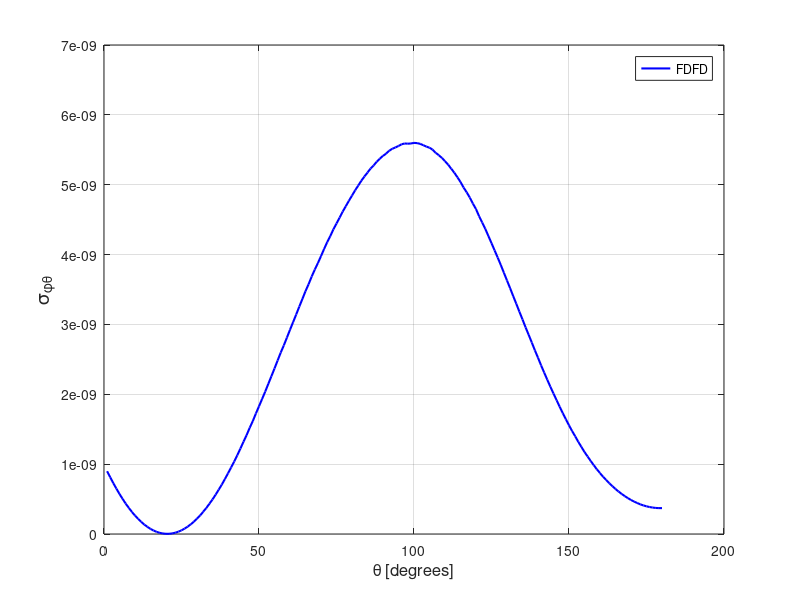

This chart was generated by the following MATLAB code:
spt = [ 
    1  0.89855556E-09
    2  0.81224022E-09
    3  0.72808115E-09
    4  0.64904171E-09
    5  0.57279242E-09
    6  0.50248278E-09
    7  0.43502874E-09
    8  0.37394440E-09
    9  0.31615510E-09
   10  0.26438238E-09
   11  0.21623127E-09
   12  0.17371835E-09
   13  0.13502283E-09
   14  0.10226229E-09
   15  0.72910449E-10
   16  0.49442096E-10
   17  0.30390225E-10
   18  0.16241760E-10
   19  0.69900435E-11
   20  0.27059535E-11
   21  0.29558751E-11
   22  0.83236794E-11
   23  0.18408631E-10
   24  0.33040942E-10
   25  0.52715408E-10
   26  0.77240624E-10
   27  0.10512757E-09
   28  0.13936584E-09
   29  0.17697353E-09
   30  0.21976998E-09
   31  0.26525052E-09
   32  0.31850350E-09
   33  0.37187325E-09
   34  0.43233273E-09
   35  0.49484888E-09
   36  0.56214022E-09
   37  0.63405409E-09
   38  0.70683809E-09
   39  0.78659668E-09
   40  0.86813934E-09
   41  0.95236075E-09
   42  0.10374658E-08
   43  0.11277789E-08
   44  0.12230276E-08
   45  0.13207494E-08
   46  0.14153522E-08
   47  0.15202410E-08
   48  0.16164582E-08
   49  0.17251455E-08
   50  0.18281584E-08
   51  0.19328519E-08
   52  0.20379731E-08
   53  0.21488431E-08
   54  0.22587130E-08
   55  0.23694597E-08
   56  0.24829443E-08
   57  0.25961209E-08
   58  0.26995290E-08
   59  0.28107532E-08
   60  0.29236895E-08
   61  0.30327441E-08
   62  0.31426954E-08
   63  0.32554937E-08
   64  0.33648972E-08
   65  0.34762939E-08
   66  0.35760219E-08
   67  0.36857752E-08
   68  0.37852730E-08
   69  0.38781462E-08
   70  0.39775951E-08
   71  0.40804573E-08
   72  0.41776818E-08
   73  0.42651780E-08
   74  0.43617399E-08
   75  0.44444821E-08
   76  0.45284057E-08
   77  0.46150546E-08
   78  0.46919841E-08
   79  0.47702748E-08
   80  0.48444058E-08
   81  0.49191184E-08
   82  0.49871769E-08
   83  0.50559108E-08
   84  0.51172186E-08
   85  0.51735989E-08
   86  0.52326170E-08
   87  0.52765512E-08
   88  0.53295826E-08
   89  0.53732574E-08
   90  0.54135234E-08
   91  0.54446114E-08
   92  0.54865890E-08
   93  0.55144076E-08
   94  0.55333991E-08
   95  0.55545217E-08
   96  0.55789431E-08
   97  0.55902167E-08
   98  0.55873026E-08
   99  0.55901266E-08
  100  0.55987681E-08
  101  0.55955089E-08
  102  0.55850178E-08
  103  0.55656999E-08
  104  0.55454281E-08
  105  0.55297078E-08
  106  0.55018554E-08
  107  0.54561289E-08
  108  0.54225455E-08
  109  0.53843472E-08
  110  0.53373626E-08
  111  0.52878382E-08
  112  0.52297873E-08
  113  0.51722542E-08
  114  0.51072120E-08
  115  0.50390945E-08
  116  0.49592459E-08
  117  0.48913420E-08
  118  0.48160405E-08
  119  0.47296718E-08
  120  0.46512043E-08
  121  0.45485278E-08
  122  0.44585908E-08
  123  0.43674508E-08
  124  0.42653721E-08
  125  0.41636739E-08
  126  0.40599861E-08
  127  0.39569539E-08
  128  0.38508494E-08
  129  0.37395198E-08
  130  0.36288812E-08
  131  0.35191361E-08
  132  0.34055132E-08
  133  0.32949954E-08
  134  0.31817620E-08
  135  0.30714855E-08
  136  0.29575449E-08
  137  0.28502276E-08
  138  0.27407685E-08
  139  0.26288962E-08
  140  0.25236495E-08
  141  0.24133702E-08
  142  0.23099667E-08
  143  0.22073883E-08
  144  0.21070961E-08
  145  0.20103124E-08
  146  0.19153714E-08
  147  0.18210178E-08
  148  0.17292867E-08
  149  0.16420024E-08
  150  0.15559223E-08
  151  0.14741087E-08
  152  0.13983106E-08
  153  0.13189998E-08
  154  0.12465328E-08
  155  0.11735618E-08
  156  0.11098009E-08
  157  0.10448414E-08
  158  0.98432462E-09
  159  0.92510061E-09
  160  0.87215923E-09
  161  0.81918727E-09
  162  0.77207191E-09
  163  0.72644907E-09
  164  0.68358080E-09
  165  0.64480138E-09
  166  0.60742023E-09
  167  0.57315769E-09
  168  0.54184851E-09
  169  0.51297905E-09
  170  0.48720605E-09
  171  0.46375659E-09
  172  0.44390083E-09
  173  0.42445045E-09
  174  0.40927681E-09
  175  0.39611128E-09
  176  0.38607309E-09
  177  0.37831027E-09
  178  0.37289125E-09
  179  0.37073139E-09
  180  0.37044029E-09
  181  0.37413156E-09
  182  0.37925904E-09
  183  0.38860740E-09
  184  0.39974524E-09
  185  0.41442744E-09
  186  0.43297174E-09
  187  0.45281379E-09
  188  0.47868198E-09
  189  0.50581350E-09
  190  0.53820487E-09
  191  0.57312405E-09
  192  0.61280914E-09
  193  0.65703570E-09
  194  0.70388240E-09
  195  0.75757650E-09
  196  0.81410478E-09
  197  0.87687879E-09
  198  0.94228392E-09
  199  0.10141848E-08
  200  0.10909590E-08
  201  0.11736423E-08
  202  0.12603385E-08
  203  0.13536250E-08
  204  0.14535918E-08
  205  0.15559347E-08
  206  0.16676451E-08
  207  0.17803943E-08
  208  0.19058519E-08
  209  0.20330093E-08
  210  0.21643023E-08
  211  0.23054105E-08
  212  0.24466213E-08
  213  0.25957507E-08
  214  0.27506746E-08
  215  0.29108349E-08
  216  0.30774423E-08
  217  0.32466376E-08
  218  0.34243433E-08
  219  0.36005019E-08
  220  0.37851087E-08
  221  0.39701900E-08
  222  0.41542494E-08
  223  0.43530379E-08
  224  0.45426538E-08
  225  0.47463407E-08
  226  0.49392357E-08
  227  0.51415561E-08
  228  0.53405733E-08
  229  0.55489151E-08
  230  0.57382197E-08
  231  0.59485501E-08
  232  0.61522121E-08
  233  0.63523831E-08
  234  0.65489658E-08
  235  0.67379613E-08
  236  0.69363666E-08
  237  0.71206889E-08
  238  0.73108075E-08
  239  0.74929973E-08
  240  0.76859452E-08
  241  0.78571851E-08
  242  0.80332123E-08
  243  0.81982892E-08
  244  0.83492804E-08
  245  0.85125285E-08
  246  0.86641831E-08
  247  0.88086356E-08
  248  0.89573131E-08
  249  0.90766887E-08
  250  0.92153609E-08
  251  0.93309787E-08
  252  0.94457944E-08
  253  0.95617176E-08
  254  0.96610311E-08
  255  0.97628217E-08
  256  0.98603170E-08
  257  0.99420268E-08
  258  0.10024308E-07
  259  0.10092434E-07
  260  0.10155174E-07
  261  0.10223349E-07
  262  0.10270861E-07
  263  0.10334931E-07
  264  0.10368518E-07
  265  0.10423580E-07
  266  0.10454486E-07
  267  0.10481306E-07
  268  0.10502435E-07
  269  0.10537772E-07
  270  0.10558209E-07
  271  0.10557530E-07
  272  0.10565194E-07
  273  0.10563803E-07
  274  0.10563704E-07
  275  0.10556471E-07
  276  0.10556678E-07
  277  0.10523866E-07
  278  0.10511830E-07
  279  0.10500755E-07
  280  0.10467724E-07
  281  0.10432857E-07
  282  0.10417398E-07
  283  0.10384389E-07
  284  0.10329988E-07
  285  0.10294705E-07
  286  0.10244895E-07
  287  0.10209643E-07
  288  0.10158203E-07
  289  0.10103620E-07
  290  0.10025956E-07
  291  0.99827178E-08
  292  0.99226591E-08
  293  0.98612096E-08
  294  0.97659969E-08
  295  0.97013979E-08
  296  0.96161079E-08
  297  0.95486978E-08
  298  0.94506634E-08
  299  0.93700780E-08
  300  0.92809165E-08
  301  0.91890024E-08
  302  0.90780867E-08
  303  0.89921688E-08
  304  0.88866203E-08
  305  0.87712229E-08
  306  0.86658556E-08
  307  0.85501926E-08
  308  0.84214751E-08
  309  0.83077394E-08
  310  0.81832123E-08
  311  0.80562277E-08
  312  0.79262215E-08
  313  0.77969000E-08
  314  0.76535267E-08
  315  0.75232354E-08
  316  0.73864559E-08
  317  0.72372535E-08
  318  0.70915176E-08
  319  0.69437172E-08
  320  0.67923298E-08
  321  0.66437371E-08
  322  0.64836376E-08
  323  0.63261587E-08
  324  0.61705485E-08
  325  0.60077165E-08
  326  0.58493752E-08
  327  0.56949396E-08
  328  0.55289506E-08
  329  0.53702904E-08
  330  0.52049218E-08
  331  0.50457261E-08
  332  0.48788911E-08
  333  0.47129314E-08
  334  0.45495097E-08
  335  0.43895607E-08
  336  0.42301105E-08
  337  0.40607646E-08
  338  0.39050359E-08
  339  0.37433048E-08
  340  0.35891679E-08
  341  0.34322931E-08
  342  0.32754586E-08
  343  0.31271057E-08
  344  0.29759817E-08
  345  0.28288196E-08
  346  0.26826958E-08
  347  0.25429083E-08
  348  0.24035103E-08
  349  0.22672297E-08
  350  0.21352218E-08
  351  0.20053810E-08
  352  0.18755459E-08
  353  0.17506491E-08
  354  0.16350389E-08
  355  0.15164754E-08
  356  0.14052572E-08
  357  0.12940998E-08
  358  0.11910509E-08
  359  0.10891670E-08
  360  0.99284458E-09
 ]; 
plot(spt(1:180,1),spt(1:180,2),'b-','linewidth',1.5 ); 
grid on 
legend('FDFD');
xlabel('\theta [degrees]','FontSize',12);
ylabel('\sigma_{\phi\theta}','FontSize',14);
